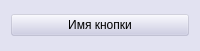
<?xml version="1.0" encoding="UTF-8"?>
<ui version="4.0">
 <class>SelectedWidget</class>
 <widget class="QWidget" name="SelectedWidget">
  <property name="geometry">
   <rect>
    <x>0</x>
    <y>0</y>
    <width>200</width>
    <height>51</height>
   </rect>
  </property>
  <property name="windowTitle">
   <string>Form</string>
  </property>
  <property name="styleSheet">
   <string notr="true">QWidget {
		background-color : rgba(200, 200, 228, 80);
		font: 75 16pt &quot;MS Shell Dlg 2&quot;;
}</string>
  </property>
  <layout class="QHBoxLayout" name="horizontalLayout">
   <item>
    <widget class="QPushButton" name="pushButton">
     <property name="text">
      <string>Имя кнопки</string>
     </property>
    </widget>
   </item>
  </layout>
 </widget>
 <resources/>
 <connections/>
</ui>
